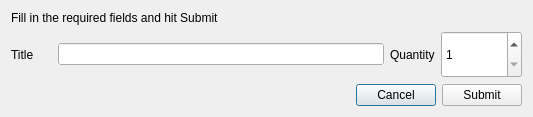
<?xml version="1.0" encoding="UTF-8"?>
<ui version="4.0">
 <class>addBookDialog</class>
 <widget class="QDialog" name="addBookDialog">
  <property name="geometry">
   <rect>
    <x>0</x>
    <y>0</y>
    <width>533</width>
    <height>117</height>
   </rect>
  </property>
  <property name="windowTitle">
   <string>Add Book</string>
  </property>
  <layout class="QVBoxLayout" name="verticalLayout">
   <item>
    <widget class="QLabel" name="instructionLabel">
     <property name="sizePolicy">
      <sizepolicy hsizetype="Preferred" vsizetype="Fixed">
       <horstretch>0</horstretch>
       <verstretch>0</verstretch>
      </sizepolicy>
     </property>
     <property name="text">
      <string>Fill in the required fields and hit Submit</string>
     </property>
    </widget>
   </item>
   <item>
    <layout class="QHBoxLayout" name="horizontalLayout">
     <item>
      <widget class="QLabel" name="titleLabel">
       <property name="sizePolicy">
        <sizepolicy hsizetype="Preferred" vsizetype="Preferred">
         <horstretch>1</horstretch>
         <verstretch>0</verstretch>
        </sizepolicy>
       </property>
       <property name="text">
        <string>Title</string>
       </property>
      </widget>
     </item>
     <item>
      <widget class="QLineEdit" name="titlelineEdit">
       <property name="sizePolicy">
        <sizepolicy hsizetype="Expanding" vsizetype="Fixed">
         <horstretch>8</horstretch>
         <verstretch>0</verstretch>
        </sizepolicy>
       </property>
       <property name="autoFillBackground">
        <bool>true</bool>
       </property>
      </widget>
     </item>
     <item>
      <widget class="QLabel" name="qtyLabel">
       <property name="sizePolicy">
        <sizepolicy hsizetype="Preferred" vsizetype="Preferred">
         <horstretch>0</horstretch>
         <verstretch>0</verstretch>
        </sizepolicy>
       </property>
       <property name="text">
        <string>Quantity</string>
       </property>
      </widget>
     </item>
     <item>
      <widget class="QSpinBox" name="spinBox">
       <property name="sizePolicy">
        <sizepolicy hsizetype="Minimum" vsizetype="Preferred">
         <horstretch>2</horstretch>
         <verstretch>0</verstretch>
        </sizepolicy>
       </property>
       <property name="minimum">
        <number>1</number>
       </property>
       <property name="maximum">
        <number>30</number>
       </property>
      </widget>
     </item>
    </layout>
   </item>
   <item>
    <layout class="QHBoxLayout" name="horizontalLayout_4">
     <item>
      <spacer name="horizontalSpacer">
       <property name="orientation">
        <enum>Qt::Horizontal</enum>
       </property>
       <property name="sizeHint" stdset="0">
        <size>
         <width>178</width>
         <height>20</height>
        </size>
       </property>
      </spacer>
     </item>
     <item>
      <widget class="QPushButton" name="cancelButton">
       <property name="text">
        <string>Cancel</string>
       </property>
      </widget>
     </item>
     <item>
      <widget class="QPushButton" name="submitButton">
       <property name="text">
        <string>Submit</string>
       </property>
      </widget>
     </item>
    </layout>
   </item>
  </layout>
 </widget>
 <resources/>
 <connections/>
</ui>
